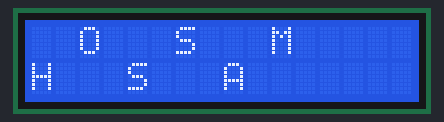
Simulated run of this program. Board: ATmega32, built with avr-gcc and emulated at 8 MHz. Parts: 16×2 character LCD. Wiring (inferred from the names in the program): character LCD (HD44780): RS PB0; R/W PB1; E PB2; data PA0, PA1, PA2, PA3, PA4, PA5, PA6, PA7.

Above: at 0.43 s.

The program:

main.c
```c
#include "../LIB/BIT_MATH.h"
#include "../LIB/STD_Types.h"

#include "../HAL/LCD/LCD_interface.h"
#include "../MCAL/DIO/DIO_interface.h"

#define F_CPU		8000000UL
#include <util/delay.h>

void main(void)
{

	LCD_voidInit();
	//LCD_voidInit(&LCD2);


	while(1)
	{
		LCD_voidSetPosition(0, 0);
		LCD_voidSendChar('H');
		LCD_voidSetPosition(1, 2);
		LCD_voidSendChar('O');
		LCD_voidSetPosition(0, 4);
		LCD_voidSendChar('S');
		LCD_voidSetPosition(1, 6);
		LCD_voidSendChar('S');
		LCD_voidSetPosition(0, 8);
		LCD_voidSendChar('A');
		LCD_voidSetPosition(1, 10);
		LCD_voidSendChar('M');
		_delay_ms(200);
		LCD_voidClearDispaly();
		LCD_voidSetPosition(1, 0);
		LCD_voidSendChar('H');
		LCD_voidSetPosition(0, 2);
		LCD_voidSendChar('O');
		LCD_voidSetPosition(1, 4);
		LCD_voidSendChar('S');
		LCD_voidSetPosition(0, 6);
		LCD_voidSendChar('S');
		LCD_voidSetPosition(1, 8);
		LCD_voidSendChar('A');
		LCD_voidSetPosition(0, 10);
		LCD_voidSendChar('M');
		_delay_ms(200);
		LCD_voidClearDispaly();
	}
}
```

LCD_config.h
```c
#ifndef     LCD_CONFIG_H
#define     LCD_CONFIG_H

//PreBuild Configurations

#define     LCD_DATA_PORT           DIO_PORTA
#define     LCD_CONTROL_PORT        DIO_PORTB

#define     RS                      DIO_PIN0
#define     RW                      DIO_PIN1
#define     E                       DIO_PIN2


#endif
```

LCD_interface.h
```c
#ifndef     LCD_INTERFACE_H
#define     LCD_INTERFACE_H


//Link Time Configurations
typedef struct
{
    u8 DataPort;
    u8 ControlPort;
    u8 RS;
    u8 RW;
    u8 E;
}LCD_t;


void LCD_voidInit(void);
void LCD_voidSendChar(u8 Copy_u8Char);
void LCD_voidClearDispaly(void);
void LCD_voidSetPosition(u8 Copy_u8PosX, u8 Copy_u8PosY);

#endif
```

LCD_program.c
```c
#include "../../LIB/BIT_MATH.h"
#include "../../LIB/STD_Types.h"

#include "../../MCAL/DIO/DIO_interface.h"

#define     F_CPU       8000000UL
#include <util/delay.h>

#include "LCD_interface.h"
#include "LCD_private.h"
#include "LCD_config.h"


void LCD_voidInit(void)
{
    //Configure DIO Pins
    DIO_SetPortDirection(LCD_DATA_PORT, 0xFF);
    DIO_voidSetPinDirection(LCD_CONTROL_PORT, RS, DIO_OUTPUT);
    DIO_voidSetPinDirection(LCD_CONTROL_PORT, RW, DIO_OUTPUT);
    DIO_voidSetPinDirection(LCD_CONTROL_PORT, E, DIO_OUTPUT);

    //wait 30ms
    _delay_ms(50);

    LCD_voidSendCommand(LCD_8BIT_2LINES);

    //Wait 1ms
    _delay_ms(1);

    LCD_voidSendCommand(LCD_ON_OFF_DISPLAY);

    //Wait 1ms
    _delay_ms(1);

    LCD_voidSendCommand(LCD_ON_OFF_DISPLAY);
}


static void LCD_voidSendCommand(u8 Copy_u8Command)
{
    //RS
    DIO_voidWritePin(LCD_CONTROL_PORT, RS, DIO_LOW);
    //R/W
    DIO_voidWritePin(LCD_CONTROL_PORT, RW, DIO_LOW);

    //D7 .. D0
    DIO_voidSetPortValue(LCD_DATA_PORT, Copy_u8Command);

    //Enable Pulse
    DIO_voidWritePin(LCD_CONTROL_PORT, E, DIO_HIGH);
    _delay_ms(2);
    DIO_voidWritePin(LCD_CONTROL_PORT, E, DIO_LOW);
}

void LCD_voidSendChar(u8 Copy_u8Char)
{
     //RS
    DIO_voidWritePin(LCD_CONTROL_PORT, RS, DIO_HIGH);
    //R/W
    DIO_voidWritePin(LCD_CONTROL_PORT, RW, DIO_LOW);

    //D7 .. D0
    DIO_voidSetPortValue(LCD_DATA_PORT, Copy_u8Char);

    //Enable Pulse
    DIO_voidWritePin(LCD_CONTROL_PORT, E, DIO_HIGH);
    _delay_ms(2);
    DIO_voidWritePin(LCD_CONTROL_PORT, E, DIO_LOW);
}

void LCD_voidClearDispaly(void)
{
    LCD_voidSendCommand(LCD_CLEAR_DISPLAY);
}

//DDRAM
void LCD_voidSetPosition(u8 Copy_u8PosX, u8 Copy_u8PosY)
{
    u8 Local_u8Address = 0x80;

    if(Copy_u8PosX == 0)
    {
        Local_u8Address += Copy_u8PosY;
        LCD_voidSendCommand(Local_u8Address);
    }
    else if(Copy_u8PosX == 1)
    {
        Local_u8Address += (64 + Copy_u8PosY);
        LCD_voidSendCommand(Local_u8Address);
    }
}
```

LCD_private.h
```c
#ifndef     LCD_PRIVATE_H
#define     LCD_PRIVATE_H

#define     LCD_8BIT_2LINES         0x38
#define     LCD_ON_OFF_DISPLAY      0x0C
#define     LCD_CLEAR_DISPLAY       0x01

static void LCD_voidSendCommand(u8 Copy_u8Command);

#endif
```

BIT_MATH.h
```c
#ifndef BIT_MATH_H
#define BIT_MATH_H

#define SET_REG(Reg) Reg=0xFF
#define CLR_REG(Reg) Reg=0x00
#define TGL_REG(Reg) Reg^=0xFF
#define ASSIGN_REG(Reg,Value) Reg=Value

#define SET_BITS_REG(Reg,Mask) Reg|=(Mask)
#define CLR_BITS_REG(Reg,Mask) Reg=(Reg&(~Mask))

#define SET_BIT(Reg,bit) Reg|=(1<<bit)
#define CLR_BIT(Reg,bit) Reg=(Reg&(~(1<<bit)))
#define TGL_BIT(Reg,bit) Reg^=(1<<bit)
#define GET_BIT(Reg,bit) ((Reg>>bit)&1)

#endif
```

STD_Types.h
```c
#ifndef STD_TYPES_H
#define STD_TYPES_H

typedef unsigned char 		u8;
typedef unsigned short int  u16;
typedef unsigned long int	u32;

typedef signed char 		s8;
typedef signed short int    s16;
typedef signed long int		    s32;

typedef float				f32;
typedef double 				f64;

#define     NULL    ((void*) 0)

#endif
```

DIO_config.h
```c
#ifndef     DIO_CONFIG_H
#define     DIO_CONFIG_H


#endif
```

DIO_interface.h
```c
#ifndef     DIO_INTERFACE_H
#define     DIO_INTERFACE_H

//Ports Names
#define     DIO_PORTA           0
#define     DIO_PORTB           1
#define     DIO_PORTC           2
#define     DIO_PORTD           3

//Pin Numbers
#define     DIO_PIN0            0
#define     DIO_PIN1            1
#define     DIO_PIN2            2
#define     DIO_PIN3            3
#define     DIO_PIN4            4
#define     DIO_PIN5            5
#define     DIO_PIN6            6
#define     DIO_PIN7            7

//Direction
#define     DIO_INPUT           0
#define     DIO_OUTPUT          1
#define     DIO_IN_PULLUP       2

//Pin Status
#define     DIO_LOW             0
#define     DIO_HIGH            1


void    DIO_SetPortDirection(u8 Copy_u8Port, u8 Copy_u8Direction);
void    DIO_voidSetPinDirection(u8 Copy_u8Port, u8 Copy_u8Pin, u8 Copy_u8Direction);
void 	DIO_voidSetPortValue (u8 Copy_u8Port , u8 Copy_u8Value);
void    DIO_voidWritePort(u8 Copy_u8Port, u8 Copy_u8PortValue);
void    DIO_voidSetBitsInPort(u8 Copy_u8Port, u8 Copy_u8BitsMask);
void    DIO_voidClearBitsInPort(u8 Copy_u8Port, u8 Copy_u8BitsMask);
void    DIO_voidWritePin(u8 Copy_u8Port, u8 Copy_u8Pin, u8 Copy_u8PinStatus);
u8      DIO_u8ReadPin(u8 Copy_u8Port, u8 Copy_u8Pin);
void    DIO_voidTogglePin(u8 Copy_u8Port, u8 Copy_u8Pin);
void    DIO_voidToggleBitsInPort(u8 Copy_u8Port, u8 Copy_u8BitsMask);

#endif
```

DIO_private.h
```c
#ifndef     DIO_PRIVATE_H
#define     DIO_PRIVATE_H

#define     PORTA       (*(volatile u8*) 0x3B)
#define     DDRA        (*(volatile u8*) 0x3A)
#define     PINA        (*(volatile u8*) 0x39)

#define     PORTB       (*(volatile u8*) 0x38)
#define     DDRB        (*(volatile u8*) 0x37)
#define     PINB        (*(volatile u8*) 0x36)

#define     PORTC       (*(volatile u8*) 0x35)
#define     DDRC        (*(volatile u8*) 0x34)
#define     PINC        (*(volatile u8*) 0x33)

#define     PORTD       (*(volatile u8*) 0x32)
#define     DDRD        (*(volatile u8*) 0x31)
#define     PIND        (*(volatile u8*) 0x30)

#endif
```

DIO_program.c
```c
#include "../../LIB/BIT_MATH.h"
#include "../../LIB/STD_Types.h"

#include "DIO_interface.h"
#include "DIO_private.h"
#include "DIO_config.h"

void    DIO_SetPortDirection(u8 Copy_u8Port, u8 Copy_u8Direction)
{
	 switch (Copy_u8Port)
	  {
		case DIO_PORTA : DDRA = Copy_u8Direction; break;
		case DIO_PORTB : DDRB = Copy_u8Direction; break;
		case DIO_PORTC : DDRC = Copy_u8Direction; break;
		case DIO_PORTD : DDRD = Copy_u8Direction; break;
	  }
}

void    DIO_voidSetPinDirection(u8 Copy_u8Port, u8 Copy_u8Pin, u8 Copy_u8Direction)
{
    switch (Copy_u8Port)
    {
    case DIO_PORTA:
        switch (Copy_u8Direction)
        {
        case DIO_INPUT:
            CLR_BIT(DDRA, Copy_u8Pin);
            break;
        case DIO_OUTPUT:
            SET_BIT(DDRA, Copy_u8Pin);
            break;
        case DIO_IN_PULLUP:
            CLR_BIT(DDRA, Copy_u8Pin);
            SET_BIT(PORTA, Copy_u8Pin);
            break;
        default:
                break;
        }
        break;
    case DIO_PORTB:
        switch (Copy_u8Direction)
            {
            case DIO_INPUT:
                CLR_BIT(DDRB, Copy_u8Pin);
                break;
            case DIO_OUTPUT:
                SET_BIT(DDRB, Copy_u8Pin);
                break;
            case DIO_IN_PULLUP:
                CLR_BIT(DDRB, Copy_u8Pin);
                SET_BIT(PORTB, Copy_u8Pin);
                break;
            default:
                break;
            }
            break;
    case DIO_PORTC:
        switch (Copy_u8Direction)
            {
            case DIO_INPUT:
                CLR_BIT(DDRC, Copy_u8Pin);
                break;
            case DIO_OUTPUT:
                SET_BIT(DDRC, Copy_u8Pin);
                break;
            case DIO_IN_PULLUP:
                CLR_BIT(DDRC, Copy_u8Pin);
                SET_BIT(PORTC, Copy_u8Pin);
                break;
            default:
                break;
            }
            break;
    case DIO_PORTD:
        switch (Copy_u8Direction)
            {
            case DIO_INPUT:
                CLR_BIT(DDRD, Copy_u8Pin);
                break;
            case DIO_OUTPUT:
                SET_BIT(DDRD, Copy_u8Pin);
                break;
            case DIO_IN_PULLUP:
                CLR_BIT(DDRD, Copy_u8Pin);
                SET_BIT(PORTD, Copy_u8Pin);
                break;
            default:
                break;
            }
            break;


    default:
        break;
    }
}

void DIO_voidSetPortValue (u8 Copy_u8Port , u8 Copy_u8Value)
{
	switch (Copy_u8Port)
		{
			case DIO_PORTA : PORTA = Copy_u8Value ; break ;
			case DIO_PORTB : PORTB = Copy_u8Value ; break ;
			case DIO_PORTC : PORTC = Copy_u8Value ; break ;
			case DIO_PORTD : PORTD = Copy_u8Value ; break ;
		}
}

void    DIO_voidWritePin(u8 Copy_u8Port, u8 Copy_u8Pin, u8 Copy_u8PinStatus)
{
    switch (Copy_u8Port)
    {
    case DIO_PORTA:
        switch (Copy_u8PinStatus)
        {
        case DIO_LOW:
            CLR_BIT(PORTA, Copy_u8Pin);
            break;
        case DIO_HIGH:
            SET_BIT(PORTA, Copy_u8Pin);
            break;

        default:
            break;
        }
        break;
    case DIO_PORTB:
        switch (Copy_u8PinStatus)
        {
        case DIO_LOW:
            CLR_BIT(PORTB, Copy_u8Pin);
            break;
        case DIO_HIGH:
            SET_BIT(PORTB, Copy_u8Pin);
            break;

        default:
            break;
        }
        break;
    case DIO_PORTC:
        switch (Copy_u8PinStatus)
        {
        case DIO_LOW:
            CLR_BIT(PORTC, Copy_u8Pin);
            break;
        case DIO_HIGH:
            SET_BIT(PORTC, Copy_u8Pin);
            break;

        default:
            break;
        }
        break;
    case DIO_PORTD:
        switch (Copy_u8PinStatus)
        {
        case DIO_LOW:
            CLR_BIT(PORTD, Copy_u8Pin);
            break;
        case DIO_HIGH:
            SET_BIT(PORTD, Copy_u8Pin);
            break;

        default:
            break;
        }
        break;

    default:
        break;
    }
}

u8      DIO_u8ReadPin(u8 Copy_u8Port, u8 Copy_u8Pin)
{
    u8 Local_u8PinStatus;

    switch (Copy_u8Port)
    {
    case DIO_PORTA:
        Local_u8PinStatus = GET_BIT(PINA, Copy_u8Pin);
        break;
    case DIO_PORTB:
        Local_u8PinStatus = GET_BIT(PINB, Copy_u8Pin);
        break;
    case DIO_PORTC:
        Local_u8PinStatus = GET_BIT(PINC, Copy_u8Pin);
        break;
    case DIO_PORTD:
        Local_u8PinStatus = GET_BIT(PIND, Copy_u8Pin);
        break;

    default:
        break;
    }

    return Local_u8PinStatus;
}


void    DIO_voidTogglePin(u8 Copy_u8Port, u8 Copy_u8Pin)
{
    switch (Copy_u8Port)
    {
    case DIO_PORTA:
        TGL_BIT(PORTA, Copy_u8Pin);
        break;
    case DIO_PORTB:
        TGL_BIT(PORTB, Copy_u8Pin);
        break;
    case DIO_PORTC:
        TGL_BIT(PORTC, Copy_u8Pin);
        break;
    case DIO_PORTD:
        TGL_BIT(PORTD, Copy_u8Pin);
        break;

    default:
        break;
    }
}
```
